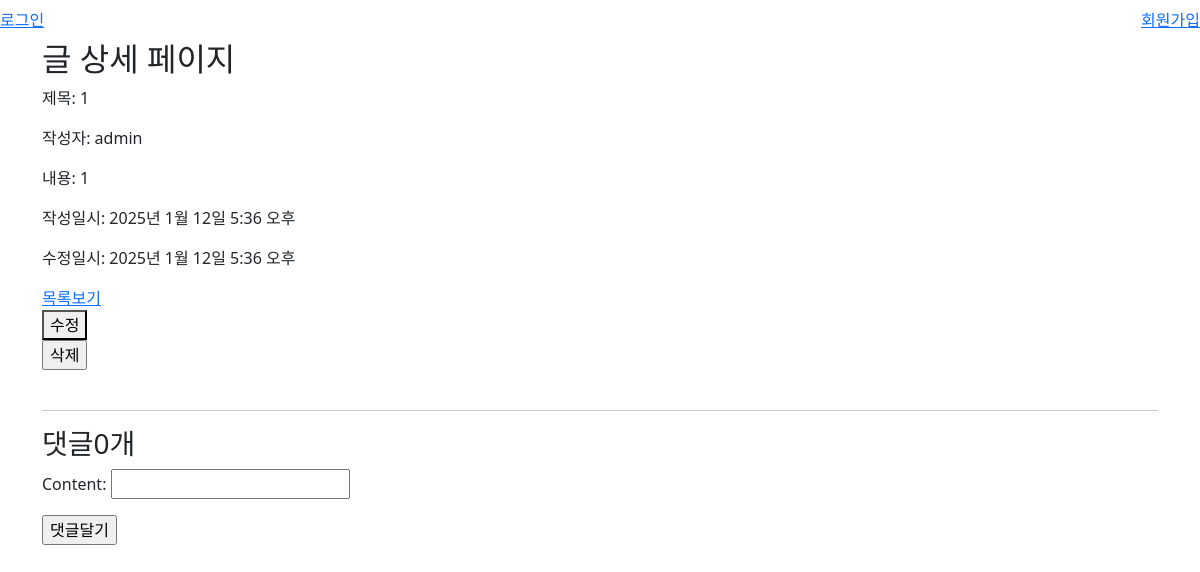
The app's page /articles/1/, older data.
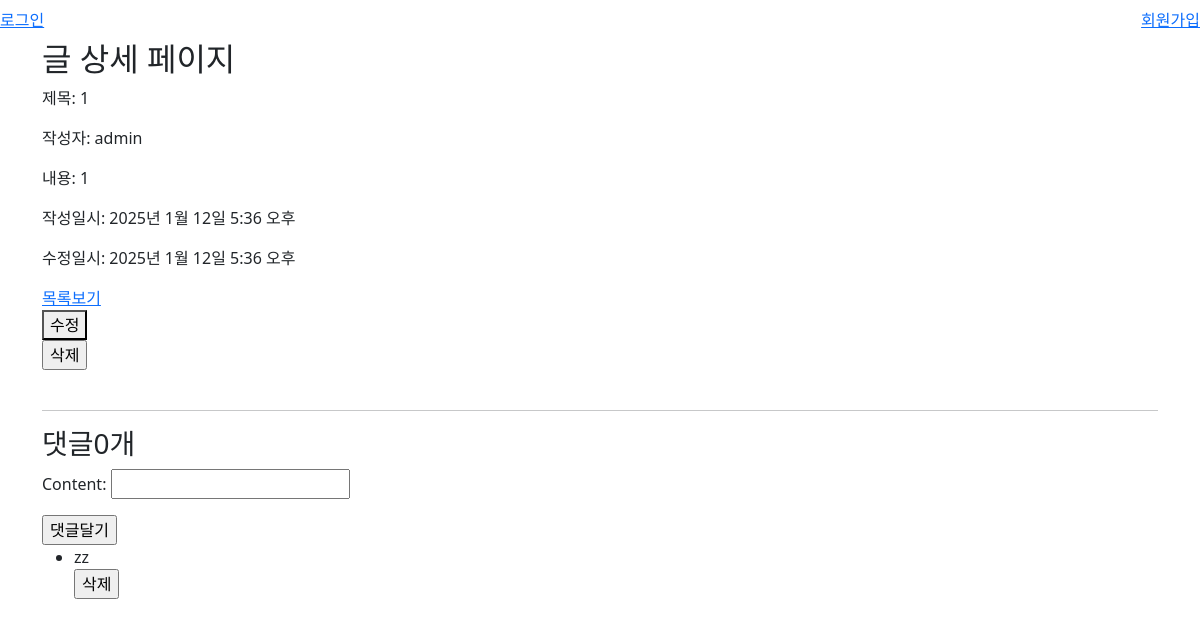
The same page, newer data.
### articles/models.py (models this page shows, shortened)
class Article(models.Model):
    title = models.CharField(max_length=50)
    content = models.TextField()
    created_at = models.DateTimeField(auto_now_add=True)
    updated_at = models.DateTimeField(auto_now=True)
    image = models.ImageField(upload_to="images/", blank=True)
    author = models.ForeignKey(
        settings.AUTH_USER_MODEL, on_delete=models.CASCADE, related_name="articles"
    )
    like_users = models.ManyToManyField(
        settings.AUTH_USER_MODEL, related_name="like_articles"
    )

class Comment(models.Model):
    article = models.ForeignKey(Article, on_delete=models.CASCADE, related_name="comments")
    content = models.CharField(max_length=255)
    created_at = models.DateTimeField(auto_now_add=True)
    updated_at = models.DateTimeField(auto_now=True)

### accounts/models.py (models this page shows)
class User(AbstractUser):
    followings = models.ManyToManyField(
        'self', related_name='followers', symmetrical=False
        )

### articles/views.py (the view)
# urls.py: path("<int:pk>/", views.article_detail, name="article_detail"),
def article_detail(request, pk):
    article = get_object_or_404(Article, pk=pk)
    comment_form = CommentForm()
    comments = article.comments.all().order_by("-pk")
    context = {
        "article": article,
        "comment_form": comment_form,
        "comments": comments,
        }
    return render(request, "articles/article_detail.html", context)

### articles/forms.py
class CommentForm(forms.ModelForm):
    class Meta:
        model = Comment
        fields = "__all__"
        exclude = ("article",)

### articles/templates/articles/article_detail.html (shortened to what this page needs)
{% extends "base.html" %}
{% block content %}
    <h2>글 상세 페이지</h2>
    <p>제목: {{ article.title }}</p>
    <p>작성자: {{ article.author.username }}</p>
    <p>내용: {{ article.content }}</p>
    <p>작성일시: {{ article.created_at }}</p>
    <p>수정일시: {{ article.updated_at }}</p>
    <a href="{% url 'articles:articles' %}">목록보기</a><br>
    <a href="{% url 'articles:update' article.pk %}"><button>수정</button></a>
    <form action="{% url 'articles:delete' article.pk %}" method="post">
         <input type="submit" value="삭제">
    </form>
    <br>
    <hr>
    <h3>댓글{{ comment |length }}개</h3>
    <form action="{% url "articles:comment_create" article.pk %}" method="POST">
        {{ comment_form.as_p }}
        <input type="submit" value="댓글달기">
    </form>
    {% for comment in comments %}
    <ul>
        <li> {{comment.content}}</li>
        <form action="{% url "articles:comment_delete" article.pk comment.pk %}" method="POST">
            <input type="submit" value="삭제">
        </form>
    </ul>
    {% endfor %}
{% endblock content %}

### templates/base.html (shortened to what this page needs)
{% load static %}
<!DOCTYPE html>
<html lang="en">
  <head>
    <link rel = "stylesheet" href = "{% static 'css/style.css' %}">
    <link href="https://cdn.jsdelivr.net/npm/bootstrap@5.3.3/dist/css/bootstrap.min.css" rel="stylesheet">    <link rel="stylesheet" href="{% static "css/style.css" %} ">
  </head>
  <body>
    <div class="navbar">
      {% if request.user.is_authenticated %}
      <h3>hello, {{ request.user.username }}</h3>
      <form action="{% url 'accounts:logout' %}" method="post">
        {%csrf_token%}
        <input type="submit" value="로그아웃"></input>
      </form>
      <a href="{% url 'accounts:update' %}">회원정보수정</a>
      <form action="{% url 'accounts:delete' %}" method="post">
        {%csrf_token%}
        <input type="submit" value="회원탈퇴"></input>
      </form>
      {% else %}
        <a href="{% url 'accounts:login' %}">로그인</a>
        <a href="{% url 'accounts:signup' %}">회원가입</a>
      {% endif %}
    </div>
    <div class="container">
      {%block content%}
      {%endblock content%}
    </div>
  </body>
</html>

Row changes from the older to the newer data that the page shows:
added Comment: content "zz"
